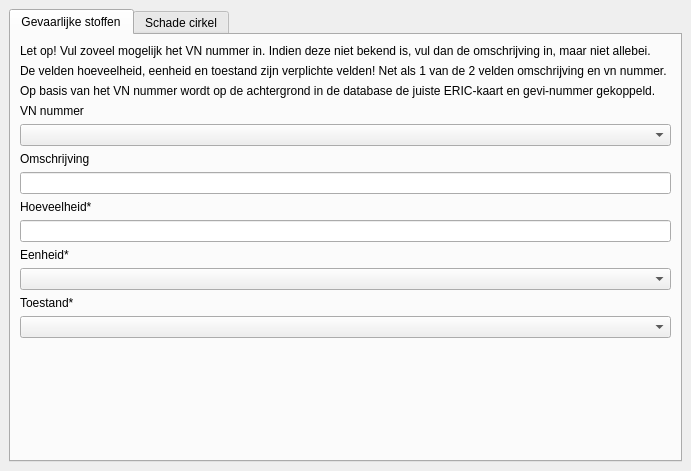
<?xml version="1.0" encoding="UTF-8"?>
<ui version="4.0">
 <class>DockWidget</class>
 <widget class="QDockWidget" name="DockWidget">
  <property name="geometry">
   <rect>
    <x>0</x>
    <y>0</y>
    <width>691</width>
    <height>471</height>
   </rect>
  </property>
  <property name="features">
   <set>QDockWidget::DockWidgetMovable</set>
  </property>
  <property name="windowTitle">
   <string>Gevaarlijke stoffen</string>
  </property>
  <widget class="QWidget" name="dockWidgetContents">
   <layout class="QGridLayout" name="gridLayout">
    <item row="0" column="0">
     <widget class="QTabWidget" name="tabWidget">
      <property name="currentIndex">
       <number>0</number>
      </property>
      <widget class="QWidget" name="tab">
       <attribute name="title">
        <string>Gevaarlijke stoffen</string>
       </attribute>
       <layout class="QVBoxLayout" name="verticalLayout">
        <item>
         <widget class="QLabel" name="label_7">
          <property name="sizePolicy">
           <sizepolicy hsizetype="Preferred" vsizetype="Fixed">
            <horstretch>0</horstretch>
            <verstretch>0</verstretch>
           </sizepolicy>
          </property>
          <property name="text">
           <string>Let op! Vul zoveel mogelijk het VN nummer in. Indien deze niet bekend is, vul dan de omschrijving in, maar niet allebei.</string>
          </property>
          <property name="wordWrap">
           <bool>true</bool>
          </property>
         </widget>
        </item>
        <item>
         <widget class="QLabel" name="label_9">
          <property name="sizePolicy">
           <sizepolicy hsizetype="Preferred" vsizetype="Fixed">
            <horstretch>0</horstretch>
            <verstretch>0</verstretch>
           </sizepolicy>
          </property>
          <property name="text">
           <string>De velden hoeveelheid, eenheid en toestand zijn verplichte velden! Net als 1 van de 2 velden omschrijving en vn nummer.</string>
          </property>
          <property name="wordWrap">
           <bool>true</bool>
          </property>
         </widget>
        </item>
        <item>
         <widget class="QLabel" name="label">
          <property name="sizePolicy">
           <sizepolicy hsizetype="Preferred" vsizetype="Fixed">
            <horstretch>0</horstretch>
            <verstretch>0</verstretch>
           </sizepolicy>
          </property>
          <property name="text">
           <string>Op basis van het VN nummer wordt op de achtergrond in de database de juiste ERIC-kaart en gevi-nummer gekoppeld.</string>
          </property>
          <property name="wordWrap">
           <bool>true</bool>
          </property>
         </widget>
        </item>
        <item>
         <widget class="QLabel" name="label_10">
          <property name="sizePolicy">
           <sizepolicy hsizetype="Preferred" vsizetype="Fixed">
            <horstretch>0</horstretch>
            <verstretch>0</verstretch>
           </sizepolicy>
          </property>
          <property name="text">
           <string>VN nummer</string>
          </property>
         </widget>
        </item>
        <item>
         <widget class="QComboBox" name="gevaarlijkestof_vnnr_id"/>
        </item>
        <item>
         <widget class="QLabel" name="label_2">
          <property name="sizePolicy">
           <sizepolicy hsizetype="Preferred" vsizetype="Fixed">
            <horstretch>0</horstretch>
            <verstretch>0</verstretch>
           </sizepolicy>
          </property>
          <property name="text">
           <string>Omschrijving</string>
          </property>
         </widget>
        </item>
        <item>
         <widget class="QLineEdit" name="omschrijving"/>
        </item>
        <item>
         <widget class="QLabel" name="label_3">
          <property name="sizePolicy">
           <sizepolicy hsizetype="Preferred" vsizetype="Fixed">
            <horstretch>0</horstretch>
            <verstretch>0</verstretch>
           </sizepolicy>
          </property>
          <property name="text">
           <string>Hoeveelheid*</string>
          </property>
         </widget>
        </item>
        <item>
         <widget class="QLineEdit" name="hoeveelheid"/>
        </item>
        <item>
         <widget class="QLabel" name="label_4">
          <property name="sizePolicy">
           <sizepolicy hsizetype="Preferred" vsizetype="Fixed">
            <horstretch>0</horstretch>
            <verstretch>0</verstretch>
           </sizepolicy>
          </property>
          <property name="text">
           <string>Eenheid*</string>
          </property>
         </widget>
        </item>
        <item>
         <widget class="QComboBox" name="eenheid"/>
        </item>
        <item>
         <widget class="QLabel" name="label_5">
          <property name="sizePolicy">
           <sizepolicy hsizetype="Preferred" vsizetype="Fixed">
            <horstretch>0</horstretch>
            <verstretch>0</verstretch>
           </sizepolicy>
          </property>
          <property name="text">
           <string>Toestand*</string>
          </property>
         </widget>
        </item>
        <item>
         <widget class="QComboBox" name="toestand"/>
        </item>
        <item>
         <spacer name="verticalSpacer">
          <property name="orientation">
           <enum>Qt::Vertical</enum>
          </property>
          <property name="sizeHint" stdset="0">
           <size>
            <width>0</width>
            <height>0</height>
           </size>
          </property>
         </spacer>
        </item>
       </layout>
      </widget>
      <widget class="QWidget" name="schade_cirkel">
       <attribute name="title">
        <string>Schade cirkel</string>
       </attribute>
       <widget class="QgsRelationEditorWidget" name="mRelationEditor_2">
        <property name="geometry">
         <rect>
          <x>10</x>
          <y>0</y>
          <width>1409</width>
          <height>1599</height>
         </rect>
        </property>
        <property name="sizePolicy">
         <sizepolicy hsizetype="Expanding" vsizetype="Preferred">
          <horstretch>0</horstretch>
          <verstretch>0</verstretch>
         </sizepolicy>
        </property>
        <property name="qgisRelation" stdset="0">
         <string notr="true">schadecirkel_gevaarlijkestof_rel</string>
        </property>
       </widget>
      </widget>
     </widget>
    </item>
   </layout>
  </widget>
 </widget>
 <customwidgets>
  <customwidget>
   <class>QgsCollapsibleGroupBox</class>
   <extends>QGroupBox</extends>
   <header>qgscollapsiblegroupbox.h</header>
   <container>1</container>
  </customwidget>
  <customwidget>
   <class>QgsRelationEditorWidget</class>
   <extends>QgsCollapsibleGroupBox</extends>
   <header>qgsrelationeditorwidget.h</header>
   <container>1</container>
  </customwidget>
 </customwidgets>
 <resources/>
 <connections/>
</ui>
